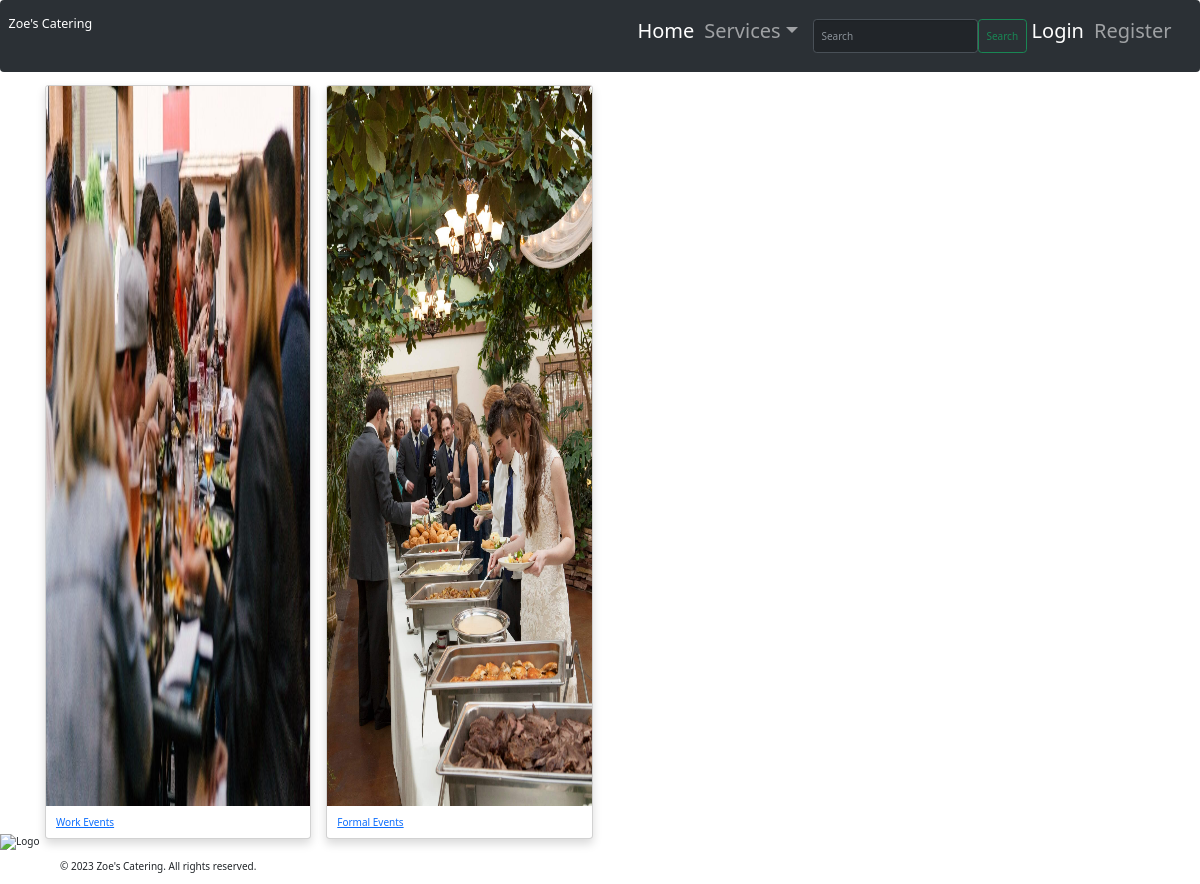
The app's page /website/categories with its own data.
### website/models.py (models this page shows, shortened)
class Category(models.Model):
    title=models.CharField(max_length=100)
    image=models.ImageField(upload_to="cat_imgs/")

### website/views.py (the view)
# urls.py: path('categories', views.categories, name='categories'),
def categories(request):
    data = Category.objects.all().order_by('-id')
    return render(request, 'website/categories.html', {'data': data})

### website/templates/website/categories.html
{% extends 'website/layout.html' %}
{% block content %}
<main class="container my-4">
	<h3 class="my-4 border-bottom pb-1">Categories</h3>
	<div class="row">
		{% if data %}
			{% for cat in data %}
			<div class="col-md-3 mb-4">
				<div class="card shadow">
				<a href="category-product-list/{{cat.id}}"><img src="/media/{{cat.image}}" class="card-img-top" alt="{{cat.title}}" /></a>
				<div class="card-body">
					<h6 class="card-text"><a href="#">{{cat.title}}</a></h6>
				</div>
				</div>
			</div>
			{% endfor %}
		{% endif %}
	</div>
</main>
{% endblock %}

### website/static/website/styles.css (style rules this page uses)
body { font-family: Arial, sans-serif; color: #333; margin: 0; padding: 0; }
img { display: flex; height: 90vh; width: 40em; margin: 0 auto; max-width: 100%; border: 1em; justify-content:center; align-items:center; }

### records on screen
Category: image (picture), title "Work Events"
Category: image (picture), title "Formal Events"
